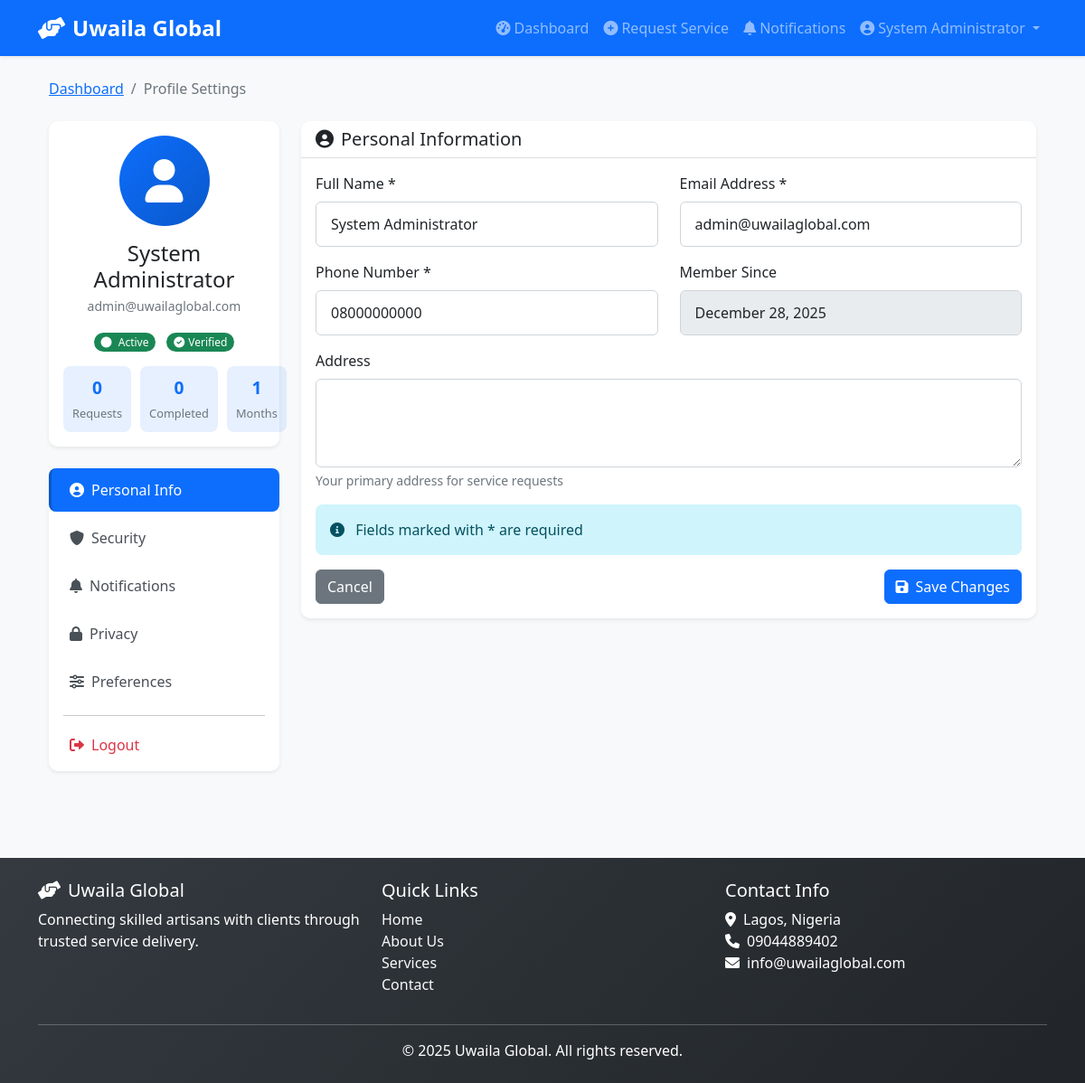
The app's page /user/profile (signed in) with its own data.
### models.py (models this page shows, shortened)
class User(UserMixin, db.Model):
    __tablename__ = 'users'
    id = db.Column(db.String(36), primary_key=True, default=generate_uuid)
    email = db.Column(db.String(120), unique=True, nullable=False, index=True)
    phone = db.Column(db.String(20), nullable=False)
    password_hash = db.Column(db.String(256), nullable=False)
    full_name = db.Column(db.String(100), nullable=False)
    user_type = db.Column(db.String(20), nullable=False)  # 'customer', 'artisan', 'admin'
    is_active = db.Column(db.Boolean, default=True)
    is_verified = db.Column(db.Boolean, default=False)
    created_at = db.Column(db.DateTime(timezone=True), default=datetime.now(timezone.utc))
    updated_at = db.Column(db.DateTime(timezone=True), default=datetime.now(timezone.utc), onupdate=datetime.now(timezone.utc))
    address = db.Column(db.Text)
    profile_image = db.Column(db.String(255))
    artisan_profile = db.relationship('ArtisanProfile', backref='user', uselist=False, lazy=True)
    admin_profile = db.relationship('AdminProfile', backref='user', uselist=False, lazy=True)

### routes/user_routes.py (the view, shortened to what this page needs)
@user_bp.route('/profile', methods=['GET', 'PUT'])
@login_required
def profile():
    if not isinstance(current_user, User):
        flash('User access required', 'danger')
        return redirect(url_for('user_bp.dashboard'))
    if request.method == 'GET':
        from models import ServiceRequest
        stats = {
            'total_requests': ServiceRequest.query.filter_by(user_id=current_user.id).count(),
            'completed_requests': ServiceRequest.query.filter_by(user_id=current_user.id, status='completed').count()
        }
        from datetime import datetime
        months_since = (datetime.now().year - current_user.created_at.year) * 12 + \
                      (datetime.now().month - current_user.created_at.month)
        notification_settings = {
            'email': [
                {'id': 'new_request', 'name': 'New Requests', 'description': 'When you submit a new request', 'enabled': True},
                {'id': 'status_update', 'name': 'Status Updates', 'description': 'When your request status changes', 'enabled': True},
                {'id': 'artisan_assigned', 'name': 'Artisan Assigned', 'description': 'When an artisan is assigned', 'enabled': True},
                {'id': 'promotions', 'name': 'Promotions', 'description': 'Special offers and discounts', 'enabled': False}
            ],
            'push': [
                {'id': 'messages', 'name': 'Messages', 'description': 'New messages from artisans', 'enabled': True},
                {'id': 'reminders', 'name': 'Reminders', 'description': 'Service reminders', 'enabled': True}
            ],
            'sms': [
                {'id': 'urgent', 'name': 'Urgent Updates', 'description': 'Critical service updates', 'enabled': True}
            ]
        }
        privacy_settings = {
            'profile_visibility': 'artisans',
            'share_analytics': True,
            'marketing_emails': False
        }
        current_session = {
            'device': 'Chrome on Windows',
            'location': 'Lagos, Nigeria',
            'started': '2 hours ago'
        }
        preferences = {
            'default_location': current_user.address if current_user.address else '',
            'contact_method': 'email'  # Default value
        }
        return render_template('user/profile.html',
                             stats=stats,
                             member_since=max(1, months_since),
                             notification_settings=notification_settings,
                             privacy_settings=privacy_settings,
                             current_session=current_session,
                             two_factor_enabled=False,
                             preferences=preferences)

### templates/user/profile.html (shortened to what this page needs)
{% extends "base.html" %}
{% block content %}
<div class="container-fluid">
    <nav aria-label="breadcrumb" class="mb-4">
        <ol class="breadcrumb">
            <li class="breadcrumb-item"><a href="{{ url_for('user_bp.dashboard') }}">Dashboard</a></li>
            <li class="breadcrumb-item active" aria-current="page">Profile Settings</li>
        </ol>
    </nav>
    <div class="row">
        <div class="col-lg-4 col-xl-3 mb-4">
            <div class="card border-0 shadow-sm mb-4">
                <div class="card-body text-center">
                    <div class="avatar-circle-lg bg-primary text-white mb-3 mx-auto">
                        <i class="fas fa-user fa-2x"></i>
                    </div>
                    <h4 class="card-title mb-1">{{ current_user.full_name }}</h4>
                    <p class="text-muted small mb-3">{{ current_user.email }}</p>
                    <div class="account-status mb-3">
                        <span class="badge bg-{{ 'success' if current_user.is_active else 'danger' }} rounded-pill">
                            <i class="fas fa-circle me-1"></i>
                            {{ 'Active' if current_user.is_active else 'Inactive' }}
                        </span>
                        {% if current_user.is_verified %}
                        <span class="badge bg-success rounded-pill ms-2">
                            <i class="fas fa-check-circle me-1"></i>Verified
                        </span>
                        {% endif %}
                    </div>
                    <div class="stats-grid">
                        <div class="stat-item">
                            <span class="stat-number">{{ stats.total_requests }}</span>
                            <span class="stat-label">Requests</span>
                        </div>
                        <div class="stat-item">
                            <span class="stat-number">{{ stats.completed_requests }}</span>
                            <span class="stat-label">Completed</span>
                        </div>
                        <div class="stat-item">
                            <span class="stat-number">{{ member_since }}</span>
                            <span class="stat-label">Months</span>
                        </div>
                    </div>
                </div>
            </div>
            <div class="card border-0 shadow-sm">
                <div class="card-body p-0">
                    <div class="nav flex-column nav-pills" id="profileTab" role="tablist">
                        <a class="nav-link active" id="personal-tab" data-bs-toggle="pill" href="#personal" role="tab">
                            <i class="fas fa-user-circle me-2"></i>Personal Info
                        </a>
                        <a class="nav-link" id="security-tab" data-bs-toggle="pill" href="#security" role="tab">
                            <i class="fas fa-shield-alt me-2"></i>Security
                        </a>
                        <a class="nav-link" id="notifications-tab" data-bs-toggle="pill" href="#notifications" role="tab">
                            <i class="fas fa-bell me-2"></i>Notifications
                        </a>
                        <a class="nav-link" id="privacy-tab" data-bs-toggle="pill" href="#privacy" role="tab">
                            <i class="fas fa-lock me-2"></i>Privacy
                        </a>
                        <a class="nav-link" id="preferences-tab" data-bs-toggle="pill" href="#preferences" role="tab">
                            <i class="fas fa-sliders-h me-2"></i>Preferences
                        </a>
                        <hr class="my-2 mx-3">
                        <a class="nav-link text-danger" href="{{ url_for('user_bp.logout') }}">
                            <i class="fas fa-sign-out-alt me-2"></i>Logout
                        </a>
                    </div>
                </div>
            </div>
        </div>
        <div class="col-lg-8 col-xl-9">
            <div class="tab-content" id="profileTabContent">
                <div class="tab-pane fade show active" id="personal" role="tabpanel">
                    <div class="card border-0 shadow-sm">
                        <div class="card-header bg-white">
                            <h5 class="mb-0"><i class="fas fa-user-circle me-2"></i>Personal Information</h5>
                        </div>
                        <div class="card-body">
                            <form id="personalInfoForm">
                                <div class="row">
                                    <div class="col-md-6 mb-3">
                                        <label for="fullName" class="form-label">Full Name *</label>
                                        <input type="text" class="form-control" id="fullName"
                                               value="{{ current_user.full_name }}" required>
                                    </div>
                                    <div class="col-md-6 mb-3">
                                        <label for="email" class="form-label">Email Address *</label>
                                        <input type="email" class="form-control" id="email"
                                               value="{{ current_user.email }}" required>
                                    </div>
                                </div>
                                <div class="row">
                                    <div class="col-md-6 mb-3">
                                        <label for="phone" class="form-label">Phone Number *</label>
                                        <input type="tel" class="form-control" id="phone"
                                               value="{{ current_user.phone }}" required>
                                    </div>
                                    <div class="col-md-6 mb-3">
                                        <label for="joinDate" class="form-label">Member Since</label>
                                        <input type="text" class="form-control" id="joinDate"
                                               value="{{ current_user.created_at.strftime('%B %d, %Y') }}" disabled>
                                    </div>
                                </div>
                                <div class="mb-3">
                                    <label for="address" class="form-label">Address</label>
                                    <textarea class="form-control" id="address" rows="3">{{ current_user.address or '' }}</textarea>
                                    <div class="form-text">Your primary address for service requests</div>
                                </div>
                                <div class="alert alert-info">
                                    <i class="fas fa-info-circle me-2"></i>
                                    Fields marked with * are required
                                </div>
                                <div class="d-flex justify-content-between">
                                    <button type="button" class="btn btn-secondary" id="cancelPersonalChanges">
                                        Cancel
                                    </button>
                                    <button type="submit" class="btn btn-primary" id="savePersonalInfo">
                                        <i class="fas fa-save me-2"></i>Save Changes
                                    </button>
                                </div>
                            </form>
                        </div>
                    </div>
                </div>
            </div>
        </div>
    </div>
</div>
{% endblock %}

### templates/base.html (shortened to what this page needs)
<!DOCTYPE html>
<html lang="en">
<head>
    <link href="https://cdn.jsdelivr.net/npm/bootstrap@5.1.3/dist/css/bootstrap.min.css" rel="stylesheet">
    <link rel="stylesheet" href="https://cdnjs.cloudflare.com/ajax/libs/font-awesome/6.0.0/css/all.min.css">
    <link rel="stylesheet" href="{{ url_for('static', filename='css/style.css') }}">
</head>
<body>
    <nav class="navbar navbar-expand-lg navbar-dark bg-primary shadow-sm">
        <div class="container">
            <a class="navbar-brand fw-bold" href="{{ url_for('index') }}">
                <i class="fas fa-hands-helping me-2"></i>Uwaila Global
            </a>
            <div class="collapse navbar-collapse" id="navbarNav">
                <ul class="navbar-nav ms-auto">
                    {% if current_user.is_authenticated %}
                        {% if current_user.__class__.__name__ == 'User' %}
                            <li class="nav-item">
                                <a class="nav-link" href="{{ url_for('user_bp.dashboard') }}">
                                    <i class="fas fa-tachometer-alt me-1"></i>Dashboard
                                </a>
                            </li>
                            <li class="nav-item">
                                <a class="nav-link" href="{{ url_for('user_bp.create_service_request') }}">
                                    <i class="fas fa-plus-circle me-1"></i>Request Service
                                </a>
                            </li>
                            <li class="nav-item">
                                <a class="nav-link" href="{{ url_for('user_bp.get_notifications') }}">
                                    <i class="fas fa-bell me-1"></i>Notifications
                                </a>
                            </li>
                        {% endif %}
                        <li class="nav-item dropdown">
                            <a class="nav-link dropdown-toggle" href="#" id="userDropdown" role="button" data-bs-toggle="dropdown">
                                <i class="fas fa-user-circle me-1"></i>{{ current_user.full_name }}
                            </a>
                        </li>
                    {% endif %}
                </ul>
            </div>
        </div>
    </nav>
    <main class="py-4">
        <div class="container">
            {% block content %}{% endblock %}
        </div>
    </main>
    <footer class="bg-dark text-white py-4 mt-5">
        <div class="container">
            <div class="row">
                <div class="col-md-4">
                    <h5><i class="fas fa-hands-helping me-2"></i>Uwaila Global</h5>
                    <p class="mb-0">Connecting skilled artisans with clients through trusted service delivery.</p>
                </div>
                <div class="col-md-4">
                    <h5>Quick Links</h5>
                    <ul class="list-unstyled">
                        <li><a href="{{ url_for('index') }}" class="text-light">Home</a></li>
                        <li><a href="{{ url_for('about') }}" class="text-light">About Us</a></li>
                        <li><a href="{{ url_for('services') }}" class="text-light">Services</a></li>
                        <li><a href="{{ url_for('contact') }}" class="text-light">Contact</a></li>
                    </ul>
                </div>
                <div class="col-md-4">
                    <h5>Contact Info</h5>
                    <ul class="list-unstyled">
                        <li><i class="fas fa-map-marker-alt me-2"></i>Lagos, Nigeria</li>
                        <li><i class="fas fa-phone me-2"></i>09044889402</li>
                        <li><i class="fas fa-envelope me-2"></i>info@uwailaglobal.com</li>
                    </ul>
                </div>
            </div>
            <hr class="bg-light">
            <div class="text-center">
                <p class="mb-0">&copy; 2025 Uwaila Global. All rights reserved.</p>
            </div>
        </div>
    </footer>
</body>
</html>

### records on screen
User: full_name "System Administrator", email "admin@uwailaglobal.com", is_active "Active", phone "08000000000", created_at "December 28, 2025"

### other values on screen
{{ stats.total_requests }} "0"
{{ stats.completed_requests }} "0"
